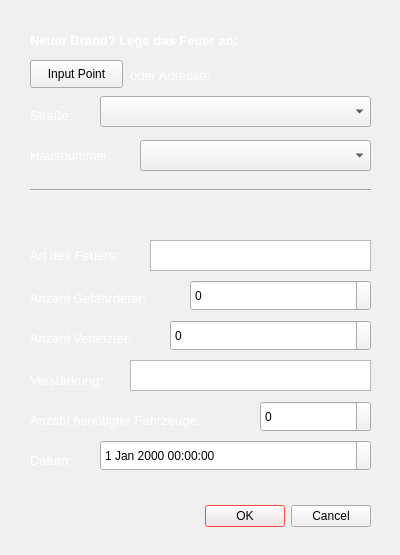
<?xml version="1.0" encoding="UTF-8"?>
<ui version="4.0">
 <class>Dialog</class>
 <widget class="QDialog" name="Dialog">
  <property name="geometry">
   <rect>
    <x>0</x>
    <y>0</y>
    <width>400</width>
    <height>555</height>
   </rect>
  </property>
  <property name="palette">
   <palette>
    <active>
     <colorrole role="WindowText">
      <brush brushstyle="SolidPattern">
       <color alpha="255">
        <red>255</red>
        <green>255</green>
        <blue>255</blue>
       </color>
      </brush>
     </colorrole>
     <colorrole role="Button">
      <brush brushstyle="SolidPattern">
       <color alpha="255">
        <red>255</red>
        <green>255</green>
        <blue>255</blue>
       </color>
      </brush>
     </colorrole>
     <colorrole role="Window">
      <brush brushstyle="SolidPattern">
       <color alpha="255">
        <red>199</red>
        <green>59</green>
        <blue>59</blue>
       </color>
      </brush>
     </colorrole>
     <colorrole role="Highlight">
      <brush brushstyle="SolidPattern">
       <color alpha="255">
        <red>255</red>
        <green>0</green>
        <blue>0</blue>
       </color>
      </brush>
     </colorrole>
     <colorrole role="Link">
      <brush brushstyle="SolidPattern">
       <color alpha="255">
        <red>255</red>
        <green>0</green>
        <blue>0</blue>
       </color>
      </brush>
     </colorrole>
    </active>
    <inactive>
     <colorrole role="WindowText">
      <brush brushstyle="SolidPattern">
       <color alpha="255">
        <red>255</red>
        <green>255</green>
        <blue>255</blue>
       </color>
      </brush>
     </colorrole>
     <colorrole role="Button">
      <brush brushstyle="SolidPattern">
       <color alpha="255">
        <red>240</red>
        <green>240</green>
        <blue>240</blue>
       </color>
      </brush>
     </colorrole>
     <colorrole role="Window">
      <brush brushstyle="SolidPattern">
       <color alpha="255">
        <red>240</red>
        <green>240</green>
        <blue>240</blue>
       </color>
      </brush>
     </colorrole>
     <colorrole role="Highlight">
      <brush brushstyle="SolidPattern">
       <color alpha="255">
        <red>255</red>
        <green>0</green>
        <blue>0</blue>
       </color>
      </brush>
     </colorrole>
     <colorrole role="Link">
      <brush brushstyle="SolidPattern">
       <color alpha="255">
        <red>255</red>
        <green>0</green>
        <blue>0</blue>
       </color>
      </brush>
     </colorrole>
    </inactive>
    <disabled>
     <colorrole role="WindowText">
      <brush brushstyle="SolidPattern">
       <color alpha="255">
        <red>120</red>
        <green>120</green>
        <blue>120</blue>
       </color>
      </brush>
     </colorrole>
     <colorrole role="Button">
      <brush brushstyle="SolidPattern">
       <color alpha="255">
        <red>240</red>
        <green>240</green>
        <blue>240</blue>
       </color>
      </brush>
     </colorrole>
     <colorrole role="Window">
      <brush brushstyle="SolidPattern">
       <color alpha="255">
        <red>240</red>
        <green>240</green>
        <blue>240</blue>
       </color>
      </brush>
     </colorrole>
     <colorrole role="Highlight">
      <brush brushstyle="SolidPattern">
       <color alpha="255">
        <red>255</red>
        <green>0</green>
        <blue>0</blue>
       </color>
      </brush>
     </colorrole>
     <colorrole role="Link">
      <brush brushstyle="SolidPattern">
       <color alpha="255">
        <red>255</red>
        <green>0</green>
        <blue>0</blue>
       </color>
      </brush>
     </colorrole>
    </disabled>
   </palette>
  </property>
  <property name="cursor">
   <cursorShape>UpArrowCursor</cursorShape>
  </property>
  <property name="windowTitle">
   <string>Dialog</string>
  </property>
  <property name="whatsThis">
   <string/>
  </property>
  <widget class="QDialogButtonBox" name="button">
   <property name="geometry">
    <rect>
     <x>30</x>
     <y>500</y>
     <width>341</width>
     <height>32</height>
    </rect>
   </property>
   <property name="orientation">
    <enum>Qt::Horizontal</enum>
   </property>
   <property name="standardButtons">
    <set>QDialogButtonBox::Cancel|QDialogButtonBox::Ok</set>
   </property>
  </widget>
  <widget class="QLabel" name="label_2">
   <property name="geometry">
    <rect>
     <x>30</x>
     <y>30</y>
     <width>281</width>
     <height>21</height>
    </rect>
   </property>
   <property name="font">
    <font>
     <family>Arial</family>
     <pointsize>10</pointsize>
     <weight>75</weight>
     <bold>true</bold>
    </font>
   </property>
   <property name="text">
    <string>Neuer Brand? Lege das Feuer an:</string>
   </property>
  </widget>
  <widget class="QTextEdit" name="textEdit">
   <property name="geometry">
    <rect>
     <x>150</x>
     <y>240</y>
     <width>221</width>
     <height>31</height>
    </rect>
   </property>
  </widget>
  <widget class="QPushButton" name="pushButton">
   <property name="geometry">
    <rect>
     <x>30</x>
     <y>60</y>
     <width>93</width>
     <height>28</height>
    </rect>
   </property>
   <property name="text">
    <string>Input Point</string>
   </property>
  </widget>
  <widget class="QLabel" name="label">
   <property name="geometry">
    <rect>
     <x>30</x>
     <y>240</y>
     <width>121</width>
     <height>31</height>
    </rect>
   </property>
   <property name="font">
    <font>
     <pointsize>10</pointsize>
    </font>
   </property>
   <property name="text">
    <string>Art des Feuers:</string>
   </property>
  </widget>
  <widget class="QLabel" name="label_3">
   <property name="geometry">
    <rect>
     <x>30</x>
     <y>290</y>
     <width>151</width>
     <height>16</height>
    </rect>
   </property>
   <property name="font">
    <font>
     <pointsize>10</pointsize>
    </font>
   </property>
   <property name="text">
    <string>Anzahl Gefährdeter:</string>
   </property>
  </widget>
  <widget class="QLabel" name="label_4">
   <property name="geometry">
    <rect>
     <x>30</x>
     <y>330</y>
     <width>131</width>
     <height>16</height>
    </rect>
   </property>
   <property name="font">
    <font>
     <pointsize>10</pointsize>
    </font>
   </property>
   <property name="text">
    <string>Anzahl Verletzter:</string>
   </property>
  </widget>
  <widget class="QLabel" name="label_5">
   <property name="geometry">
    <rect>
     <x>30</x>
     <y>370</y>
     <width>101</width>
     <height>21</height>
    </rect>
   </property>
   <property name="font">
    <font>
     <pointsize>10</pointsize>
    </font>
   </property>
   <property name="text">
    <string>Verstärkung:</string>
   </property>
  </widget>
  <widget class="QTextEdit" name="textEdit_4">
   <property name="geometry">
    <rect>
     <x>130</x>
     <y>360</y>
     <width>241</width>
     <height>31</height>
    </rect>
   </property>
  </widget>
  <widget class="QLabel" name="label_6">
   <property name="geometry">
    <rect>
     <x>130</x>
     <y>60</y>
     <width>111</width>
     <height>31</height>
    </rect>
   </property>
   <property name="font">
    <font>
     <pointsize>10</pointsize>
    </font>
   </property>
   <property name="text">
    <string>oder Adresse:</string>
   </property>
  </widget>
  <widget class="Line" name="line">
   <property name="geometry">
    <rect>
     <x>30</x>
     <y>180</y>
     <width>341</width>
     <height>21</height>
    </rect>
   </property>
   <property name="orientation">
    <enum>Qt::Horizontal</enum>
   </property>
  </widget>
  <widget class="QLabel" name="label_7">
   <property name="geometry">
    <rect>
     <x>30</x>
     <y>100</y>
     <width>121</width>
     <height>31</height>
    </rect>
   </property>
   <property name="font">
    <font>
     <pointsize>10</pointsize>
    </font>
   </property>
   <property name="text">
    <string>Straße:</string>
   </property>
  </widget>
  <widget class="QLabel" name="label_8">
   <property name="geometry">
    <rect>
     <x>30</x>
     <y>140</y>
     <width>121</width>
     <height>31</height>
    </rect>
   </property>
   <property name="font">
    <font>
     <pointsize>10</pointsize>
    </font>
   </property>
   <property name="text">
    <string>Hausnummer:</string>
   </property>
  </widget>
  <widget class="QDateTimeEdit" name="dateTimeEdit">
   <property name="geometry">
    <rect>
     <x>100</x>
     <y>440</y>
     <width>271</width>
     <height>31</height>
    </rect>
   </property>
  </widget>
  <widget class="QLabel" name="label_10">
   <property name="geometry">
    <rect>
     <x>30</x>
     <y>450</y>
     <width>61</width>
     <height>21</height>
    </rect>
   </property>
   <property name="font">
    <font>
     <pointsize>10</pointsize>
    </font>
   </property>
   <property name="text">
    <string>Datum:</string>
   </property>
  </widget>
  <widget class="QLabel" name="label_9">
   <property name="geometry">
    <rect>
     <x>30</x>
     <y>410</y>
     <width>221</width>
     <height>21</height>
    </rect>
   </property>
   <property name="font">
    <font>
     <pointsize>10</pointsize>
    </font>
   </property>
   <property name="text">
    <string>Anzahl benötigter Fahrzeuge:</string>
   </property>
  </widget>
  <widget class="QSpinBox" name="spinBox">
   <property name="geometry">
    <rect>
     <x>260</x>
     <y>401</y>
     <width>111</width>
     <height>31</height>
    </rect>
   </property>
  </widget>
  <widget class="QSpinBox" name="spinBox_2">
   <property name="geometry">
    <rect>
     <x>170</x>
     <y>320</y>
     <width>201</width>
     <height>31</height>
    </rect>
   </property>
  </widget>
  <widget class="QSpinBox" name="spinBox_3">
   <property name="geometry">
    <rect>
     <x>190</x>
     <y>280</y>
     <width>181</width>
     <height>31</height>
    </rect>
   </property>
  </widget>
  <widget class="QgsFeatureListComboBox" name="mFeatureListComboBox">
   <property name="geometry">
    <rect>
     <x>100</x>
     <y>96</y>
     <width>271</width>
     <height>31</height>
    </rect>
   </property>
  </widget>
  <widget class="QgsFeatureListComboBox" name="mFeatureListComboBox_2">
   <property name="geometry">
    <rect>
     <x>140</x>
     <y>140</y>
     <width>231</width>
     <height>31</height>
    </rect>
   </property>
  </widget>
 </widget>
 <customwidgets>
  <customwidget>
   <class>QgsFeatureListComboBox</class>
   <extends>QComboBox</extends>
   <header>qgsfeaturelistcombobox.h</header>
  </customwidget>
 </customwidgets>
 <resources/>
 <connections>
  <connection>
   <sender>button</sender>
   <signal>accepted()</signal>
   <receiver>Dialog</receiver>
   <slot>accept()</slot>
   <hints>
    <hint type="sourcelabel">
     <x>248</x>
     <y>254</y>
    </hint>
    <hint type="destinationlabel">
     <x>157</x>
     <y>274</y>
    </hint>
   </hints>
  </connection>
  <connection>
   <sender>button</sender>
   <signal>rejected()</signal>
   <receiver>Dialog</receiver>
   <slot>reject()</slot>
   <hints>
    <hint type="sourcelabel">
     <x>316</x>
     <y>260</y>
    </hint>
    <hint type="destinationlabel">
     <x>286</x>
     <y>274</y>
    </hint>
   </hints>
  </connection>
 </connections>
</ui>
